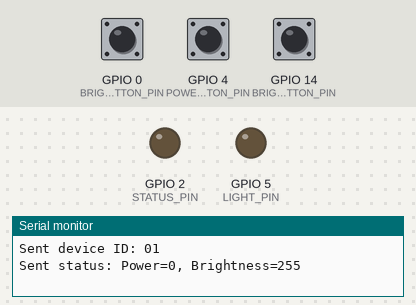
Simulated run of this program. Board: ESP8266 (NodeMCU). Parts: output pins drawn as LEDs (lit = HIGH), the last lines printed to the serial monitor. The test bench sets the inputs (shaded band); at power-on: GPIO 4 (POWER_BUTTON_PIN) HIGH, GPIO 14 (BRIGHT_DOWN_BUTTON_PIN) HIGH, GPIO 0 (BRIGHT_UP_BUTTON_PIN) HIGH. WiFi joins after 1.5 s; servers stay silent unless stated.

Above: at 2.9 s.
3.0 s: GPIO 4 (POWER_BUTTON_PIN) pulled LOW for 0.15 s
At 3.8 s:
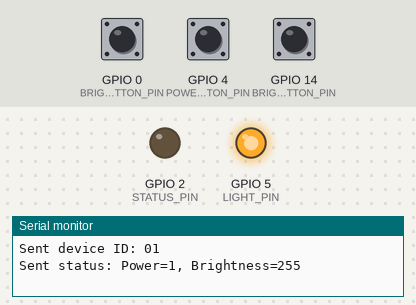
6.1 s: GPIO 14 (BRIGHT_DOWN_BUTTON_PIN) pulled LOW for 0.15 s
At 7.3 s:
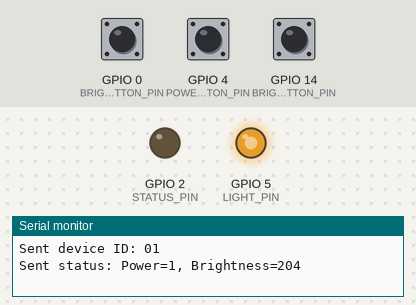
9.2 s: GPIO 14 (BRIGHT_DOWN_BUTTON_PIN) pulled LOW for 1 s
At 9.7 s:
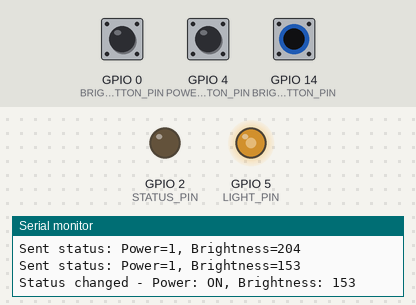
13.2 s: GPIO 14 (BRIGHT_DOWN_BUTTON_PIN) pulled LOW for 0.15 s
At 13.9 s:
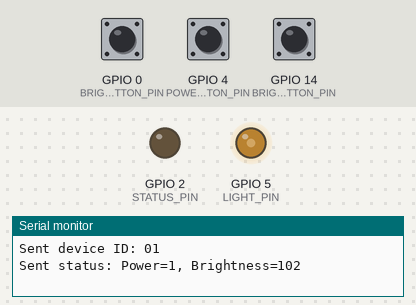
16.3 s: GPIO 4 (POWER_BUTTON_PIN) pulled LOW for 1 s
At 18.66 s:
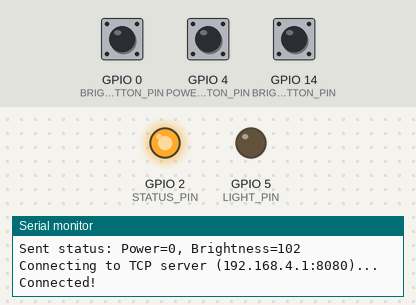
20.0 s: GPIO 4 (POWER_BUTTON_PIN) pulled LOW for 3.2 s
At 22.07 s:
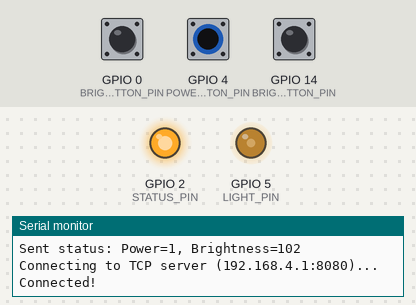
Timing chart, 0 to 27.1 s (numbered marks = the images above; inputs shaded):
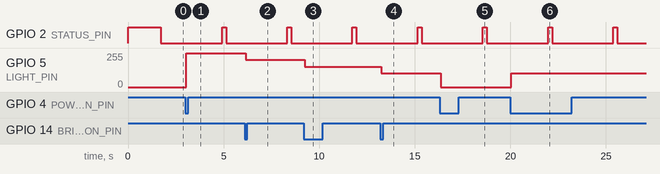

Measured:
- after the input at 3.0 s, GPIO 5 (LIGHT_PIN): 0/255 → 255/255 after 0.05 s
- after the input at 6.1 s, GPIO 5 (LIGHT_PIN): 255/255 → 204/255 after 0.05 s
- after the input at 9.2 s, GPIO 5 (LIGHT_PIN): 204/255 → 153/255 after 0.05 s
- after the input at 13.2 s, GPIO 5 (LIGHT_PIN): 153/255 → 102/255 after 0.05 s
- after the input at 16.3 s, GPIO 5 (LIGHT_PIN): 102/255 → 0/255 after 0.05 s
- after the input at 20.0 s, GPIO 5 (LIGHT_PIN): 0/255 → 102/255 after 0.05 s
- by itself, GPIO 2 (STATUS_PIN): alternates HIGH for 0.21 s and LOW for 3.2 s

The program:

main.cpp
```cpp
#include <ESP8266WiFi.h>

// 函数原型声明
void connectToMaster();
void connectToTCPServer();
void processCommands();
void controlLight();
void sendStatus();

// ==================== 配置常量 ====================

// 主机热点信息
const char* masterSSID = "ESP32_Master";
const char* masterPassword = "smartdesk123";

// 主机IP和端口
const char* masterIP = "192.168.4.1";
const int masterPort = 8080;

// 设备ID
const char* deviceID = "01"; // 灯光设备

// 引脚定义
const int LIGHT_PIN = 5;         // D1 on NodeMCU (灯光控制)
const int STATUS_PIN = 2;        // GPIO2 (D4) on NodeMCU (状态指示)
const int POWER_BUTTON_PIN = 4;  // D2 on NodeMCU (电源按键)
const int BRIGHT_UP_BUTTON_PIN = 0;  // D3 on NodeMCU (亮度增加按键)
const int BRIGHT_DOWN_BUTTON_PIN = 14; // D5 on NodeMCU (亮度减少按键)

// 时间常量
const unsigned long debounceDelay = 50;         // 按键去抖延迟
const unsigned long RECONNECT_INTERVAL = 5000;  // 重连间隔
const unsigned long BLINK_INTERVAL_WIFI = 1000; // WiFi未连接时LED闪烁间隔
const unsigned long BLINK_INTERVAL_TCP = 500;   // TCP未连接时LED闪烁间隔

// ==================== 全局变量 ====================

// WiFi客户端
WiFiClient client;

// 设备状态
volatile bool powerState = false;  // 电源状态
volatile int brightness = 255;     // 灯光亮度 (0-255)
volatile bool statusChanged = false; // 状态变更标志

// 重连控制
unsigned long lastReconnectAttempt = 0;

// LED状态控制
unsigned long lastBlinkTime = 0;
bool ledState = false;

// 心跳控制
unsigned long lastHeartbeatTime = 0;
const unsigned long HEARTBEAT_INTERVAL = 5000; // 5秒发送一次心跳

// ==================== 中断处理函数 ====================

IRAM_ATTR void powerButtonISR() {
    unsigned long debounceStart = millis();
    while((millis() - debounceStart) < debounceDelay);

    // 检查按键是否仍然按下
    if (digitalRead(POWER_BUTTON_PIN) == LOW) {
        powerState = !powerState;
        controlLight();
        statusChanged = true;
    }
}

IRAM_ATTR void brightUpButtonISR() {
    unsigned long debounceStart = millis();
    while((millis() - debounceStart) < debounceDelay);

    // 检查按键是否仍然按下
    if (digitalRead(BRIGHT_UP_BUTTON_PIN) == LOW) {
        brightness = constrain(brightness + 51, 0, 255);
        controlLight();
        statusChanged = true;
    }
}

IRAM_ATTR void brightDownButtonISR() {
    unsigned long debounceStart = millis();
    while((millis() - debounceStart) < debounceDelay);

    // 检查按键是否仍然按下
    if (digitalRead(BRIGHT_DOWN_BUTTON_PIN) == LOW) {
        brightness = constrain(brightness - 51, 0, 255);
        controlLight();
        statusChanged = true;
    }
}

// ==================== 初始化函数 ====================

void setup() {
    // 初始化串口
    Serial.begin(115200);
    Serial.println("ESP8266 Light Slave Starting...");

    // 初始化灯光引脚
    pinMode(LIGHT_PIN, OUTPUT);
    digitalWrite(LIGHT_PIN, LOW);

    // 初始化状态指示引脚（上拉电阻，低电平点亮）
    pinMode(STATUS_PIN, OUTPUT);
    digitalWrite(STATUS_PIN, HIGH); // 初始状态熄灭

    // 初始化按键引脚
    pinMode(POWER_BUTTON_PIN, INPUT_PULLUP);
    pinMode(BRIGHT_UP_BUTTON_PIN, INPUT_PULLUP);
    pinMode(BRIGHT_DOWN_BUTTON_PIN, INPUT_PULLUP);

    // 附加中断
    attachInterrupt(digitalPinToInterrupt(POWER_BUTTON_PIN), powerButtonISR, FALLING);
    attachInterrupt(digitalPinToInterrupt(BRIGHT_UP_BUTTON_PIN), brightUpButtonISR, FALLING);
    attachInterrupt(digitalPinToInterrupt(BRIGHT_DOWN_BUTTON_PIN), brightDownButtonISR, FALLING);

    // 连接到主机热点
    connectToMaster();
}

// ==================== 主循环 ====================

void loop() {
    // 检查WiFi连接
    if (WiFi.status() != WL_CONNECTED) {
        // WiFi未连接，LED闪烁
        if (millis() - lastBlinkTime > BLINK_INTERVAL_WIFI) {
            lastBlinkTime = millis();
            ledState = !ledState;
            digitalWrite(STATUS_PIN, !ledState); // 上拉电阻，低电平点亮
        }

        // 尝试重连
        if (millis() - lastReconnectAttempt > RECONNECT_INTERVAL) {
            lastReconnectAttempt = millis();
            connectToMaster();
        }
    } else {
        // 检查TCP连接
        if (!client.connected()) {
            // WiFi连接但TCP未连接，LED闪烁
            if (millis() - lastBlinkTime > BLINK_INTERVAL_TCP) {
                lastBlinkTime = millis();
                ledState = !ledState;
                digitalWrite(STATUS_PIN, !ledState); // 上拉电阻，低电平点亮
            }
            connectToTCPServer();
        } else {
            // 连接成功，LED常亮（低电平）
            digitalWrite(STATUS_PIN, LOW);
            // 处理收到的命令
            processCommands();
        }
    }

    // 处理状态变化
    if (statusChanged) {
        statusChanged = false;
        sendStatus();
        Serial.println("Status changed - Power: " + String(powerState ? "ON" : "OFF") + ", Brightness: " + String(brightness));
    }

    // 发送心跳
    if (client.connected() && millis() - lastHeartbeatTime > HEARTBEAT_INTERVAL) {
        lastHeartbeatTime = millis();
        sendStatus();
    }

    // 短暂延时
    delay(10);
}

// ==================== 网络连接函数 ====================

void connectToMaster() {
    Serial.print("Connecting to master AP: ");
    Serial.println(masterSSID);

    WiFi.begin(masterSSID, masterPassword);

    int attempts = 0;
    while (WiFi.status() != WL_CONNECTED && attempts < 20) {
        delay(100);
        Serial.print(".");
        attempts++;
    }

    if (WiFi.status() == WL_CONNECTED) {
        Serial.println("\nConnected to master AP!");
        Serial.print("IP address: ");
        Serial.println(WiFi.localIP());

        // 连接到TCP服务器
        connectToTCPServer();
    } else {
        Serial.println("\nFailed to connect to master AP!");
    }
}

void connectToTCPServer() {
    Serial.print("Connecting to TCP server (" + String(masterIP) + ":" + String(masterPort) + ")...");

    if (client.connect(masterIP, masterPort)) {
        Serial.println(" Connected!");

        // 发送设备ID
        client.println(deviceID);
        Serial.println("Sent device ID: " + String(deviceID));

        // 发送当前状态
        sendStatus();
    } else {
        Serial.println(" Failed!");
    }
}

// ==================== 命令处理函数 ====================

void processCommands() {
    if (client.available()) {
        String command = client.readStringUntil('\n');
        command.trim();

        Serial.println("Received command: " + command);

        // 解析命令：deviceID|commandType|parameter
        int firstPipe = command.indexOf('|');
        int secondPipe = command.indexOf('|', firstPipe + 1);

        if (firstPipe != -1 && secondPipe != -1) {
            String receivedDeviceID = command.substring(0, firstPipe);
            String commandType = command.substring(firstPipe + 1, secondPipe);
            String parameter = command.substring(secondPipe + 1);

            // 检查设备ID是否匹配
            if (receivedDeviceID == deviceID) {
                // 处理电源控制命令
                if (commandType == "01") {
                    powerState = (parameter == "1");
                    controlLight();
                    sendStatus();
                    Serial.println("Power state changed to: " + String(powerState ? "ON" : "OFF"));
                }
                // 处理亮度控制命令
                else if (commandType == "02") {
                    brightness = parameter.toInt();
                    brightness = constrain(brightness, 0, 255);
                    if (powerState) {
                        controlLight();
                    }
                    sendStatus();
                    Serial.println("Brightness changed to: " + String(brightness));
                }
            }
        }
    }
}

// ==================== 设备控制函数 ====================

void controlLight() {
    if (powerState) {
        // 使用PWM控制亮度
        if(brightness == 0) brightness = 10;
        analogWrite(LIGHT_PIN, brightness);
    } else {
        // 关闭灯光
        digitalWrite(LIGHT_PIN, LOW);
    }
}

void sendStatus() {
    if (client.connected()) {
        // 发送电源状态
        String powerStatus = String(deviceID) + "|01|" + String(powerState ? "1" : "0") + "\n";
        client.print(powerStatus);

        // 发送亮度状态
        String brightnessStatus = String(deviceID) + "|02|" + String(brightness) + "\n";
        client.print(brightnessStatus);

        Serial.println("Sent status: Power=" + String(powerState ? "1" : "0") + ", Brightness=" + String(brightness));
    }
}
```
